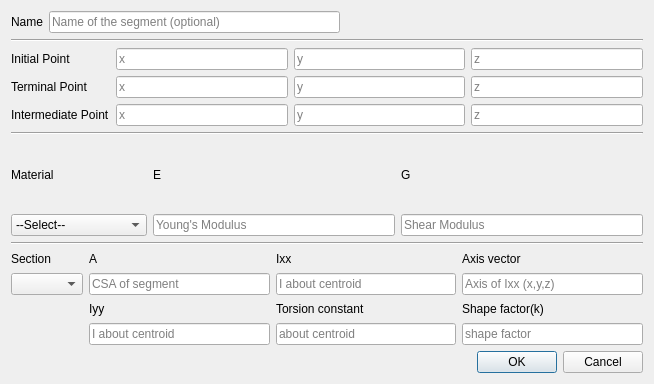
<?xml version="1.0" encoding="UTF-8"?>
<ui version="4.0">
 <class>Dialog</class>
 <widget class="QDialog" name="Dialog">
  <property name="geometry">
   <rect>
    <x>0</x>
    <y>0</y>
    <width>654</width>
    <height>384</height>
   </rect>
  </property>
  <property name="minimumSize">
   <size>
    <width>654</width>
    <height>384</height>
   </size>
  </property>
  <property name="maximumSize">
   <size>
    <width>16777215</width>
    <height>384</height>
   </size>
  </property>
  <property name="windowTitle">
   <string>Segement Detials</string>
  </property>
  <property name="accessibleName">
   <string/>
  </property>
  <property name="sizeGripEnabled">
   <bool>false</bool>
  </property>
  <layout class="QGridLayout" name="gridLayout_4">
   <item row="0" column="2">
    <widget class="QLineEdit" name="name">
     <property name="inputMask">
      <string/>
     </property>
     <property name="text">
      <string/>
     </property>
     <property name="placeholderText">
      <string>Name of the segment (optional)</string>
     </property>
    </widget>
   </item>
   <item row="1" column="0" colspan="5">
    <layout class="QGridLayout" name="gridLayout">
     <item row="0" column="0" colspan="4">
      <widget class="Line" name="line">
       <property name="orientation">
        <enum>Qt::Horizontal</enum>
       </property>
      </widget>
     </item>
     <item row="1" column="0">
      <widget class="QLabel" name="label_2">
       <property name="text">
        <string>Initial Point</string>
       </property>
      </widget>
     </item>
     <item row="1" column="1">
      <widget class="QLineEdit" name="p1x">
       <property name="inputMethodHints">
        <set>Qt::ImhFormattedNumbersOnly</set>
       </property>
       <property name="inputMask">
        <string/>
       </property>
       <property name="placeholderText">
        <string>x</string>
       </property>
      </widget>
     </item>
     <item row="1" column="2">
      <widget class="QLineEdit" name="p1y">
       <property name="inputMethodHints">
        <set>Qt::ImhFormattedNumbersOnly</set>
       </property>
       <property name="inputMask">
        <string/>
       </property>
       <property name="placeholderText">
        <string>y</string>
       </property>
      </widget>
     </item>
     <item row="1" column="3">
      <widget class="QLineEdit" name="p1z">
       <property name="inputMethodHints">
        <set>Qt::ImhFormattedNumbersOnly</set>
       </property>
       <property name="inputMask">
        <string/>
       </property>
       <property name="placeholderText">
        <string>z</string>
       </property>
      </widget>
     </item>
     <item row="2" column="0">
      <widget class="QLabel" name="label_3">
       <property name="text">
        <string>Terminal Point</string>
       </property>
      </widget>
     </item>
     <item row="2" column="1">
      <widget class="QLineEdit" name="p2x">
       <property name="inputMethodHints">
        <set>Qt::ImhFormattedNumbersOnly</set>
       </property>
       <property name="inputMask">
        <string/>
       </property>
       <property name="placeholderText">
        <string>x</string>
       </property>
      </widget>
     </item>
     <item row="2" column="2">
      <widget class="QLineEdit" name="p2y">
       <property name="inputMethodHints">
        <set>Qt::ImhFormattedNumbersOnly</set>
       </property>
       <property name="inputMask">
        <string/>
       </property>
       <property name="placeholderText">
        <string>y</string>
       </property>
      </widget>
     </item>
     <item row="2" column="3">
      <widget class="QLineEdit" name="p2z">
       <property name="inputMethodHints">
        <set>Qt::ImhFormattedNumbersOnly</set>
       </property>
       <property name="inputMask">
        <string/>
       </property>
       <property name="placeholderText">
        <string>z</string>
       </property>
      </widget>
     </item>
     <item row="3" column="0">
      <widget class="QLabel" name="label_4">
       <property name="text">
        <string>Intermediate Point</string>
       </property>
      </widget>
     </item>
     <item row="3" column="1">
      <widget class="QLineEdit" name="p3x">
       <property name="inputMethodHints">
        <set>Qt::ImhFormattedNumbersOnly</set>
       </property>
       <property name="inputMask">
        <string/>
       </property>
       <property name="placeholderText">
        <string>x</string>
       </property>
      </widget>
     </item>
     <item row="3" column="2">
      <widget class="QLineEdit" name="p3y">
       <property name="inputMethodHints">
        <set>Qt::ImhFormattedNumbersOnly</set>
       </property>
       <property name="inputMask">
        <string/>
       </property>
       <property name="placeholderText">
        <string>y</string>
       </property>
      </widget>
     </item>
     <item row="3" column="3">
      <widget class="QLineEdit" name="p3z">
       <property name="inputMethodHints">
        <set>Qt::ImhFormattedNumbersOnly</set>
       </property>
       <property name="text">
        <string/>
       </property>
       <property name="placeholderText">
        <string>z</string>
       </property>
      </widget>
     </item>
    </layout>
   </item>
   <item row="5" column="0" colspan="5">
    <layout class="QGridLayout" name="gridLayout_3">
     <item row="3" column="1">
      <widget class="QLineEdit" name="iyy">
       <property name="statusTip">
        <string>Axis of Iyy should be perpendicular to axis of Ixx</string>
       </property>
       <property name="inputMethodHints">
        <set>Qt::ImhFormattedNumbersOnly</set>
       </property>
       <property name="placeholderText">
        <string>I about centroid</string>
       </property>
      </widget>
     </item>
     <item row="1" column="1">
      <widget class="QLineEdit" name="area">
       <property name="inputMethodHints">
        <set>Qt::ImhFormattedNumbersOnly</set>
       </property>
       <property name="placeholderText">
        <string>CSA of segment</string>
       </property>
      </widget>
     </item>
     <item row="3" column="3">
      <widget class="QLineEdit" name="shapeFactor">
       <property name="statusTip">
        <string>Axis of Iyy should be perpendicular to axis of Ixx</string>
       </property>
       <property name="inputMethodHints">
        <set>Qt::ImhFormattedNumbersOnly</set>
       </property>
       <property name="placeholderText">
        <string>shape factor</string>
       </property>
      </widget>
     </item>
     <item row="3" column="2">
      <widget class="QLineEdit" name="torsionConstant">
       <property name="statusTip">
        <string>Axis of Iyy should be perpendicular to axis of Ixx</string>
       </property>
       <property name="inputMethodHints">
        <set>Qt::ImhFormattedNumbersOnly</set>
       </property>
       <property name="placeholderText">
        <string>about centroid</string>
       </property>
      </widget>
     </item>
     <item row="2" column="1">
      <widget class="QLabel" name="label_10">
       <property name="text">
        <string>Iyy</string>
       </property>
      </widget>
     </item>
     <item row="0" column="1">
      <widget class="QLabel" name="label_7">
       <property name="text">
        <string>A</string>
       </property>
      </widget>
     </item>
     <item row="2" column="3">
      <widget class="QLabel" name="label_15">
       <property name="text">
        <string>Shape factor(k)</string>
       </property>
      </widget>
     </item>
     <item row="0" column="3">
      <widget class="QLabel" name="label_9">
       <property name="text">
        <string>Axis vector</string>
       </property>
      </widget>
     </item>
     <item row="1" column="0">
      <widget class="QComboBox" name="segmentSection"/>
     </item>
     <item row="1" column="3">
      <widget class="QLineEdit" name="axisVector">
       <property name="statusTip">
        <string/>
       </property>
       <property name="placeholderText">
        <string>Axis of Ixx (x,y,z)</string>
       </property>
      </widget>
     </item>
     <item row="1" column="2">
      <widget class="QLineEdit" name="ixx">
       <property name="inputMethodHints">
        <set>Qt::ImhFormattedNumbersOnly</set>
       </property>
       <property name="placeholderText">
        <string>I about centroid</string>
       </property>
      </widget>
     </item>
     <item row="2" column="2">
      <widget class="QLabel" name="label_14">
       <property name="text">
        <string>Torsion constant</string>
       </property>
      </widget>
     </item>
     <item row="0" column="0">
      <widget class="QLabel" name="label_12">
       <property name="text">
        <string>Section</string>
       </property>
      </widget>
     </item>
     <item row="0" column="2">
      <widget class="QLabel" name="label_8">
       <property name="text">
        <string>Ixx</string>
       </property>
       <property name="wordWrap">
        <bool>false</bool>
       </property>
      </widget>
     </item>
    </layout>
   </item>
   <item row="2" column="0" colspan="5">
    <widget class="Line" name="line_2">
     <property name="orientation">
      <enum>Qt::Horizontal</enum>
     </property>
    </widget>
   </item>
   <item row="3" column="0" colspan="5">
    <layout class="QGridLayout" name="gridLayout_2">
     <item row="0" column="0">
      <widget class="QLabel" name="label_11">
       <property name="text">
        <string>Material</string>
       </property>
      </widget>
     </item>
     <item row="0" column="1">
      <widget class="QLabel" name="label_5">
       <property name="text">
        <string>E</string>
       </property>
      </widget>
     </item>
     <item row="0" column="2">
      <widget class="QLabel" name="label_6">
       <property name="text">
        <string>G</string>
       </property>
      </widget>
     </item>
     <item row="1" column="0">
      <widget class="QComboBox" name="segmentMaterial">
       <item>
        <property name="text">
         <string>--Select--</string>
        </property>
       </item>
       <item>
        <property name="text">
         <string>Steel HR</string>
        </property>
       </item>
       <item>
        <property name="text">
         <string>Stainless Steel</string>
        </property>
       </item>
       <item>
        <property name="text">
         <string>Concrete LS</string>
        </property>
       </item>
       <item>
        <property name="text">
         <string>Concrete MS</string>
        </property>
       </item>
       <item>
        <property name="text">
         <string>Concrete HS</string>
        </property>
       </item>
       <item>
        <property name="text">
         <string>Cast iron Gray</string>
        </property>
       </item>
       <item>
        <property name="text">
         <string>Cast iron Malleable</string>
        </property>
       </item>
       <item>
        <property name="text">
         <string>Aluminium</string>
        </property>
       </item>
       <item>
        <property name="text">
         <string>Glass Silicon</string>
        </property>
       </item>
       <item>
        <property name="text">
         <string>Copper</string>
        </property>
       </item>
       <item>
        <property name="text">
         <string>Bronze</string>
        </property>
       </item>
       <item>
        <property name="text">
         <string>Brass</string>
        </property>
       </item>
      </widget>
     </item>
     <item row="1" column="1">
      <widget class="QLineEdit" name="youngsModulus">
       <property name="inputMethodHints">
        <set>Qt::ImhFormattedNumbersOnly</set>
       </property>
       <property name="placeholderText">
        <string>Young's Modulus</string>
       </property>
      </widget>
     </item>
     <item row="1" column="2">
      <widget class="QLineEdit" name="shearModulus">
       <property name="inputMethodHints">
        <set>Qt::ImhFormattedNumbersOnly</set>
       </property>
       <property name="placeholderText">
        <string>Shear Modulus</string>
       </property>
      </widget>
     </item>
    </layout>
   </item>
   <item row="0" column="0" colspan="2">
    <widget class="QLabel" name="label">
     <property name="text">
      <string>Name</string>
     </property>
    </widget>
   </item>
   <item row="4" column="0" colspan="5">
    <widget class="Line" name="line_3">
     <property name="orientation">
      <enum>Qt::Horizontal</enum>
     </property>
    </widget>
   </item>
   <item row="6" column="4">
    <widget class="QDialogButtonBox" name="buttonBox">
     <property name="orientation">
      <enum>Qt::Horizontal</enum>
     </property>
     <property name="standardButtons">
      <set>QDialogButtonBox::Cancel|QDialogButtonBox::Ok</set>
     </property>
    </widget>
   </item>
  </layout>
  <zorder>buttonBox</zorder>
  <zorder>label</zorder>
  <zorder>line_2</zorder>
  <zorder>line_3</zorder>
  <zorder>name</zorder>
 </widget>
 <tabstops>
  <tabstop>p1x</tabstop>
  <tabstop>p1y</tabstop>
  <tabstop>p1z</tabstop>
  <tabstop>p2x</tabstop>
  <tabstop>p2y</tabstop>
  <tabstop>p2z</tabstop>
  <tabstop>p3x</tabstop>
  <tabstop>p3y</tabstop>
  <tabstop>p3z</tabstop>
  <tabstop>youngsModulus</tabstop>
  <tabstop>shearModulus</tabstop>
  <tabstop>area</tabstop>
  <tabstop>ixx</tabstop>
  <tabstop>axisVector</tabstop>
  <tabstop>iyy</tabstop>
 </tabstops>
 <resources/>
 <connections>
  <connection>
   <sender>buttonBox</sender>
   <signal>accepted()</signal>
   <receiver>Dialog</receiver>
   <slot>accept()</slot>
   <hints>
    <hint type="sourcelabel">
     <x>248</x>
     <y>254</y>
    </hint>
    <hint type="destinationlabel">
     <x>157</x>
     <y>274</y>
    </hint>
   </hints>
  </connection>
  <connection>
   <sender>buttonBox</sender>
   <signal>rejected()</signal>
   <receiver>Dialog</receiver>
   <slot>reject()</slot>
   <hints>
    <hint type="sourcelabel">
     <x>316</x>
     <y>260</y>
    </hint>
    <hint type="destinationlabel">
     <x>286</x>
     <y>274</y>
    </hint>
   </hints>
  </connection>
 </connections>
</ui>
